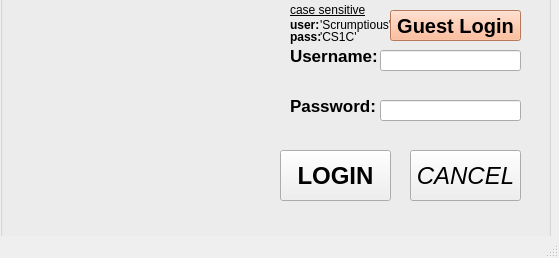
<?xml version="1.0" encoding="UTF-8"?>
<ui version="4.0">
 <class>LoginWindow</class>
 <widget class="QMainWindow" name="LoginWindow">
  <property name="enabled">
   <bool>true</bool>
  </property>
  <property name="geometry">
   <rect>
    <x>0</x>
    <y>0</y>
    <width>559</width>
    <height>258</height>
   </rect>
  </property>
  <property name="sizePolicy">
   <sizepolicy hsizetype="Preferred" vsizetype="Preferred">
    <horstretch>0</horstretch>
    <verstretch>0</verstretch>
   </sizepolicy>
  </property>
  <property name="windowTitle">
   <string>MainWindow</string>
  </property>
  <widget class="QWidget" name="centralwidget">
   <widget class="QGroupBox" name="groupBox">
    <property name="geometry">
     <rect>
      <x>0</x>
      <y>-10</y>
      <width>551</width>
      <height>271</height>
     </rect>
    </property>
    <property name="title">
     <string/>
    </property>
    <widget class="QLabel" name="userLABEL">
     <property name="geometry">
      <rect>
       <x>290</x>
       <y>40</y>
       <width>111</width>
       <height>51</height>
      </rect>
     </property>
     <property name="font">
      <font>
       <pointsize>13</pointsize>
       <italic>false</italic>
       <bold>true</bold>
       <underline>false</underline>
      </font>
     </property>
     <property name="text">
      <string>Username:</string>
     </property>
    </widget>
    <widget class="QLabel" name="passLABEL">
     <property name="geometry">
      <rect>
       <x>290</x>
       <y>90</y>
       <width>151</width>
       <height>51</height>
      </rect>
     </property>
     <property name="font">
      <font>
       <pointsize>13</pointsize>
       <italic>false</italic>
       <bold>true</bold>
       <underline>false</underline>
      </font>
     </property>
     <property name="text">
      <string>Password:</string>
     </property>
    </widget>
    <widget class="QLineEdit" name="userEDIT">
     <property name="geometry">
      <rect>
       <x>380</x>
       <y>60</y>
       <width>141</width>
       <height>21</height>
      </rect>
     </property>
     <property name="font">
      <font>
       <pointsize>11</pointsize>
      </font>
     </property>
    </widget>
    <widget class="QLineEdit" name="passEDIT">
     <property name="geometry">
      <rect>
       <x>380</x>
       <y>110</y>
       <width>141</width>
       <height>21</height>
      </rect>
     </property>
     <property name="font">
      <font>
       <pointsize>11</pointsize>
       <bold>true</bold>
      </font>
     </property>
     <property name="echoMode">
      <enum>QLineEdit::Password</enum>
     </property>
    </widget>
    <widget class="QPushButton" name="LOGINBUTTON">
     <property name="geometry">
      <rect>
       <x>280</x>
       <y>160</y>
       <width>111</width>
       <height>51</height>
      </rect>
     </property>
     <property name="font">
      <font>
       <pointsize>18</pointsize>
       <bold>true</bold>
      </font>
     </property>
     <property name="text">
      <string>LOGIN</string>
     </property>
    </widget>
    <widget class="QPushButton" name="CANCELBUTTON">
     <property name="geometry">
      <rect>
       <x>410</x>
       <y>160</y>
       <width>111</width>
       <height>51</height>
      </rect>
     </property>
     <property name="font">
      <font>
       <pointsize>18</pointsize>
       <italic>true</italic>
       <underline>false</underline>
       <strikeout>false</strikeout>
      </font>
     </property>
     <property name="autoFillBackground">
      <bool>false</bool>
     </property>
     <property name="text">
      <string>CANCEL</string>
     </property>
    </widget>
    <widget class="QLabel" name="label_pic">
     <property name="geometry">
      <rect>
       <x>30</x>
       <y>10</y>
       <width>281</width>
       <height>241</height>
      </rect>
     </property>
     <property name="text">
      <string/>
     </property>
    </widget>
    <widget class="QLabel" name="label">
     <property name="geometry">
      <rect>
       <x>290</x>
       <y>10</y>
       <width>81</width>
       <height>20</height>
      </rect>
     </property>
     <property name="font">
      <font>
       <underline>true</underline>
      </font>
     </property>
     <property name="text">
      <string>case sensitive</string>
     </property>
    </widget>
    <widget class="QLabel" name="label_4">
     <property name="geometry">
      <rect>
       <x>290</x>
       <y>19</y>
       <width>101</width>
       <height>31</height>
      </rect>
     </property>
     <property name="font">
      <font>
       <bold>true</bold>
      </font>
     </property>
     <property name="text">
      <string>user:</string>
     </property>
    </widget>
    <widget class="QLabel" name="label_5">
     <property name="geometry">
      <rect>
       <x>290</x>
       <y>39</y>
       <width>81</width>
       <height>16</height>
      </rect>
     </property>
     <property name="font">
      <font>
       <bold>true</bold>
      </font>
     </property>
     <property name="text">
      <string>pass:</string>
     </property>
    </widget>
    <widget class="QLabel" name="label_6">
     <property name="geometry">
      <rect>
       <x>320</x>
       <y>19</y>
       <width>81</width>
       <height>31</height>
      </rect>
     </property>
     <property name="text">
      <string>'Scrumptious'</string>
     </property>
    </widget>
    <widget class="QLabel" name="label_7">
     <property name="geometry">
      <rect>
       <x>320</x>
       <y>39</y>
       <width>81</width>
       <height>16</height>
      </rect>
     </property>
     <property name="text">
      <string>'CS1C'</string>
     </property>
    </widget>
    <widget class="QPushButton" name="LOGINBUTTON_2">
     <property name="geometry">
      <rect>
       <x>390</x>
       <y>20</y>
       <width>131</width>
       <height>31</height>
      </rect>
     </property>
     <property name="font">
      <font>
       <pointsize>15</pointsize>
       <bold>true</bold>
      </font>
     </property>
     <property name="styleSheet">
      <string notr="true">background-color: rgb(255, 170, 127);
color : black;
</string>
     </property>
     <property name="text">
      <string>Guest Login</string>
     </property>
    </widget>
   </widget>
  </widget>
  <widget class="QMenuBar" name="menubar">
   <property name="geometry">
    <rect>
     <x>0</x>
     <y>0</y>
     <width>559</width>
     <height>21</height>
    </rect>
   </property>
  </widget>
  <widget class="QStatusBar" name="statusbar"/>
 </widget>
 <resources/>
 <connections/>
</ui>
